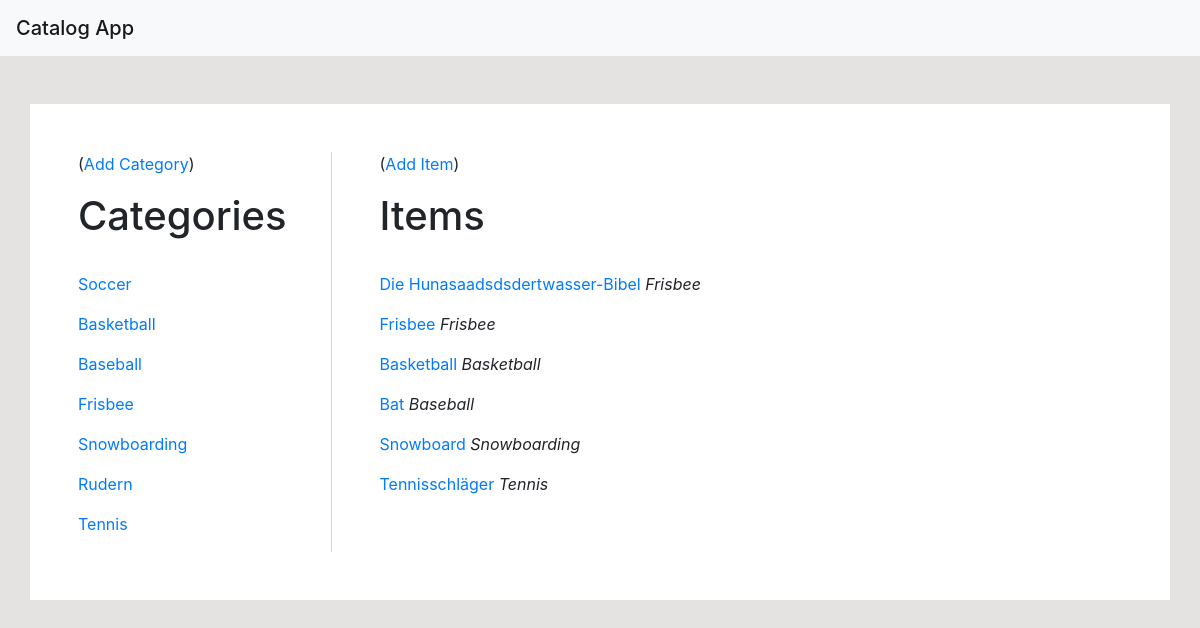
The app's page /catalog/, older data.
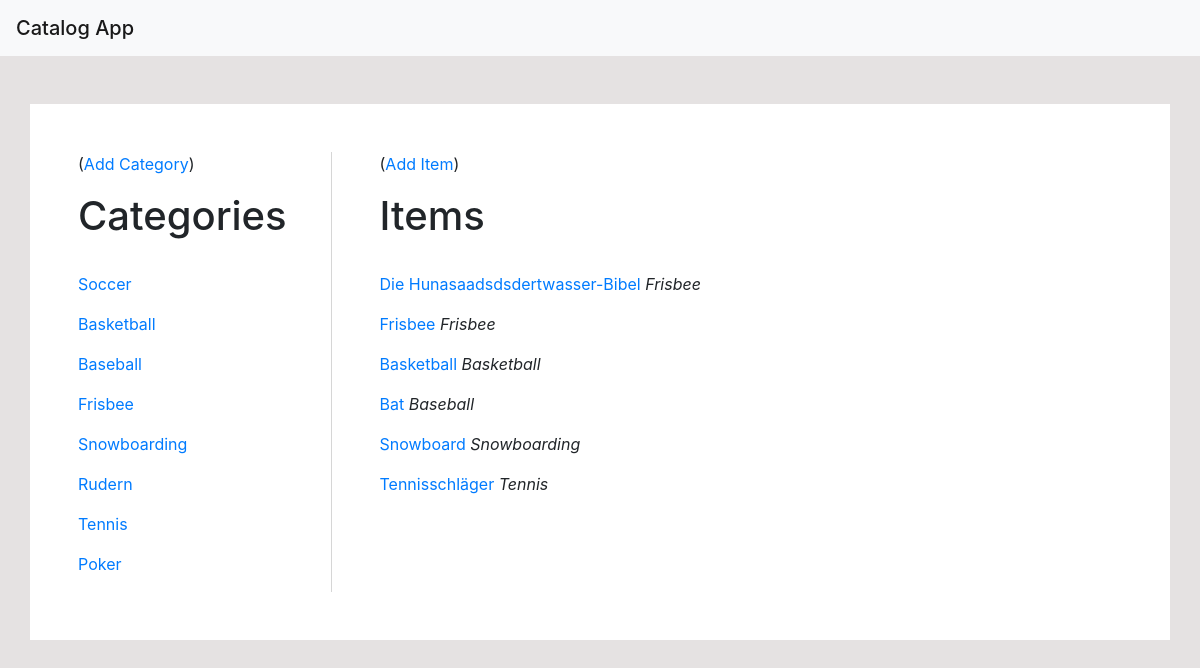
The same page, newer data.
### app/models.py (models this page shows, shortened)
class Category(db.Model):
	id = db.Column(db.Integer, primary_key=True)
	title = db.Column(db.String(64), index=True, unique=True)
	items = db.relationship('Item', backref='category', lazy='dynamic')

class Item(db.Model):
	id = db.Column(db.Integer, primary_key=True)
	title = db.Column(db.String(64), index=True, unique=True)
	description = db.Column(db.String(140))
	category_id = db.Column(db.Integer(), db.ForeignKey('category.id'))

### app/routes.py (the view)
@app.route('/')
@app.route('/catalog/')
def index():
	categories = Category.query.all()
	items = Item.query.all()
	return render_template('index.html', title='Catalog App', categories=categories, items=items)

### app/templates/index.html
{% extends "base.html" %}
{% block content %}
		<div class="row">
			<div class="col-md-3" style="border-right: 1px solid #D6D6D6;">
				(<a href="{{ url_for('add_category') }}">Add Category</a>)
		        <h1 class="pt-3">Categories</h1>
		        <br>
		        {% for category in categories %}
		        <div>
		        	<p>
		        		<a href="{{url_for('category', category_id = category.id)}}">
		        			{{category.title}}
		        		</a>
		        	</p>
		        </div>
	        	{% endfor %}
	        </div>
			<div class="col-md-9  pl-5">
				(<a href="{{ url_for('add') }}">Add Item</a>)
		        <h1 class="pt-3">Items</h1>
		        <br>
		        {% for item in items %}
		        <div>
		        	<p>
			        	<a href="{{ url_for('item', category_id = item.category.id, item_id = item.id)}}">
			        		{{item.title}}
			        	</a>
		        		<span class="font-italic">
		        		{{item.category.title}}
		        		</span>
		        	</p>
		   		</div>
		        {% endfor %}
		    </div>
		</div>
{% endblock %}

### app/templates/base.html (shortened to what this page needs)
<html>
    <head>
        <link rel="stylesheet" href="https://stackpath.bootstrapcdn.com/bootstrap/4.3.1/css/bootstrap.min.css">
    </head>
    <body style="background-color: #E5E2E2;">
    	<nav class="navbar navbar-light bg-light">
				<span class="navbar-brand mb-0 h1">{{title}}</span>
		</nav>
		<div class="container p-5 mt-5" style="background-color: white;">
		{% block content %}
		{% endblock %}
    	</div>
   	</body>
</html>

Row changes from the older to the newer data that the page shows:
added Category: title "Poker"
